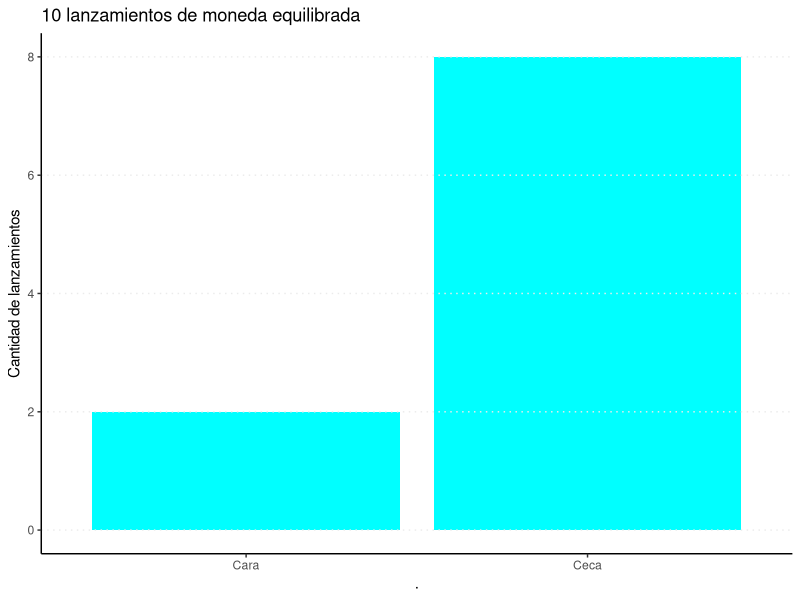
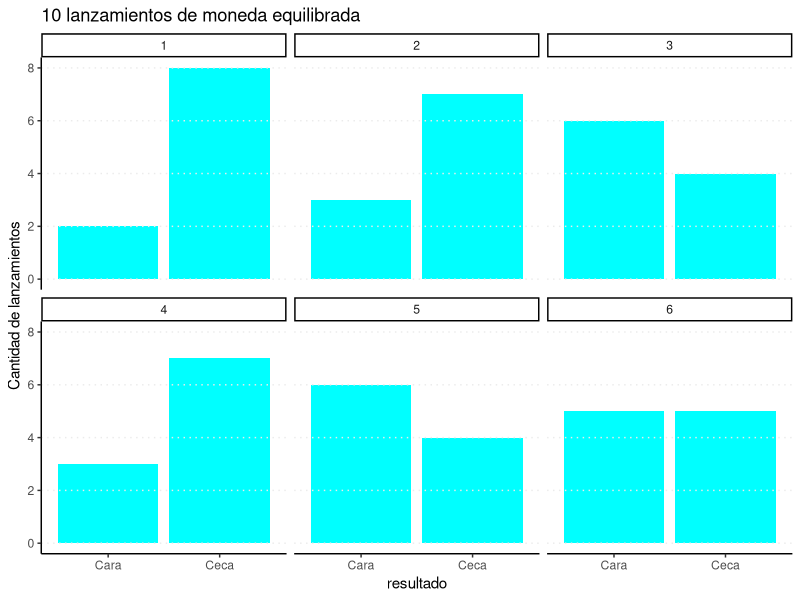
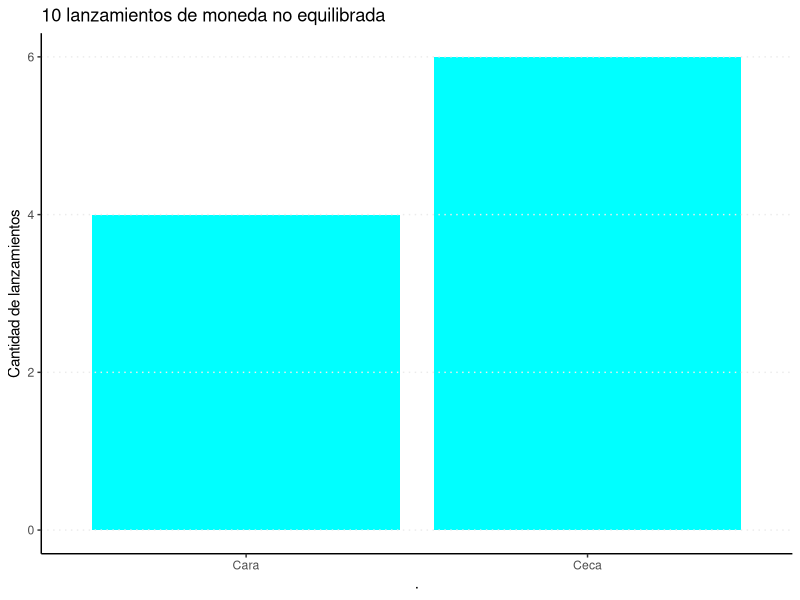
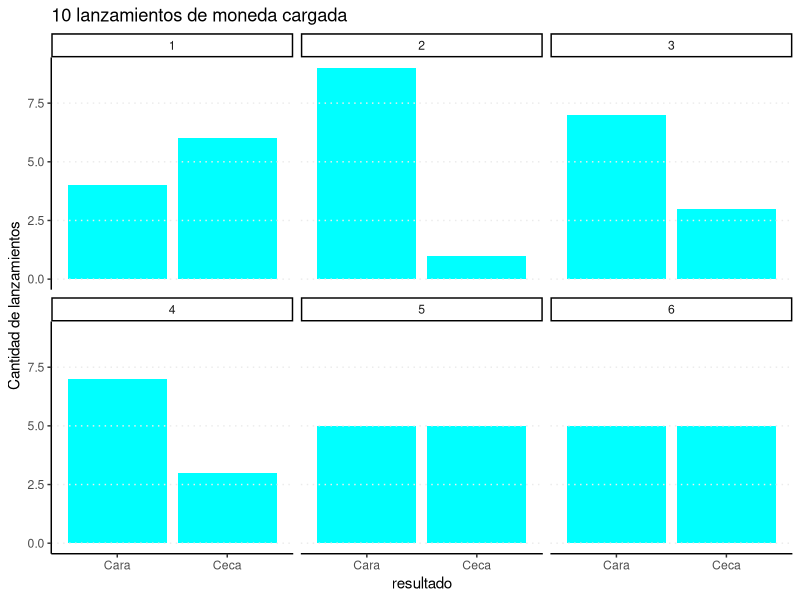
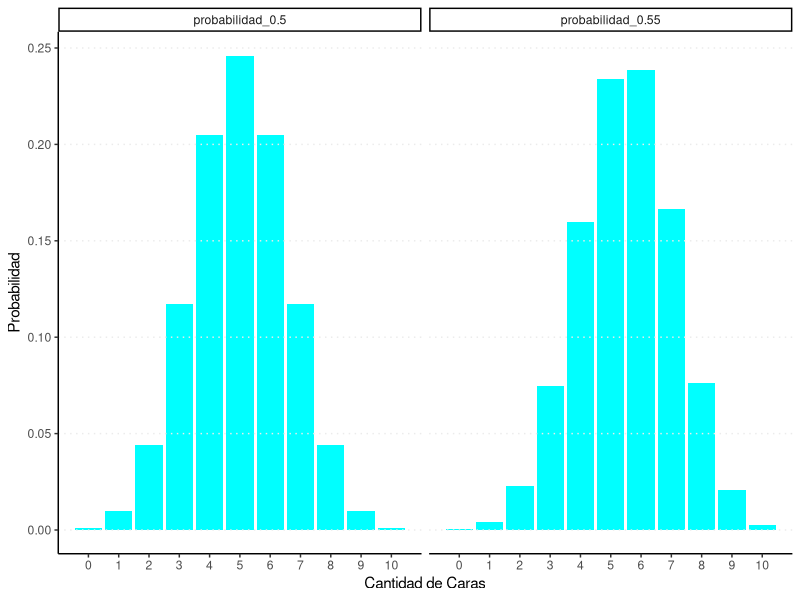
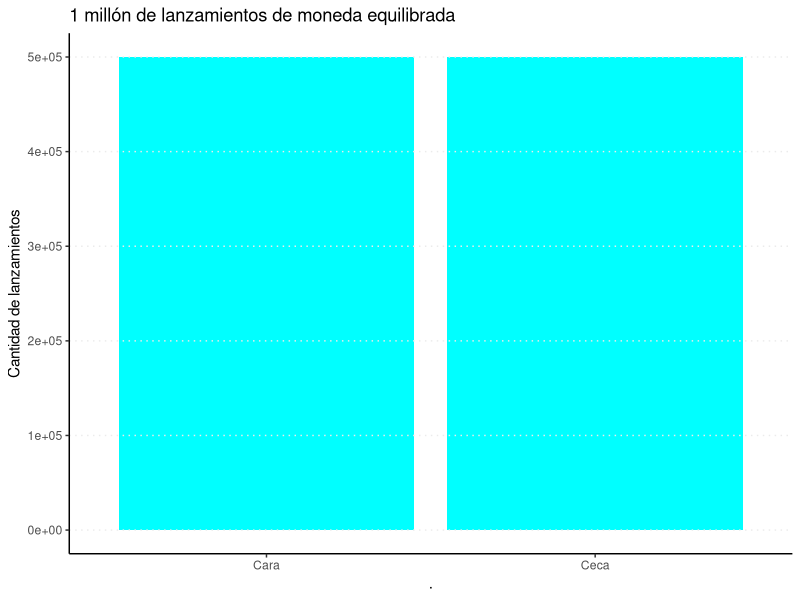
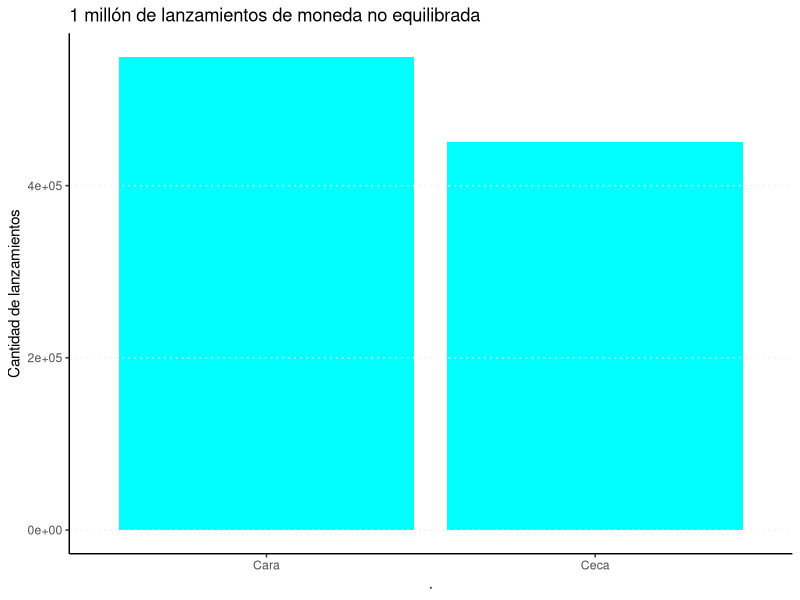

Reproduce these figures in R, in order.
########################################################
## TP de Estadística ###################################
## Curso de Tamara Burdisso - FCE UBA ##################
########################################################
## Primera Parte - Ejercicio 7 #########################
########################################################

#' En este ejercicio, jugaremos con el lanzamiento de monedas.

##### Ejercicio 7.a)

#' Realizar 10 lanzamientos de una moneda *equilibrada*. Entendemos por moneda equilibrada 
#' a una moneda en donde la probabilidad de obtener "cara" es la misma a la de obtener "ceca".
#' ¿Qué resultados obtuvo?

###### Ejecutar desde aqui #################################
library(tidyverse)
lanzamientos_10 <- sample(c("Cara", "Ceca"), 10, replace = TRUE)
lanzamientos_10
###### Hasta aqui ##########################################


#' ¿Qué proporción de caras y cecas?

###### Ejecutar desde aqui #################################
cat("La proporción de caras fue:", mean(lanzamientos_10=="Cara"))
cat("La proporción de cecas fue:", mean(lanzamientos_10=="Ceca"))
###### Hasta aqui ##########################################


#' Representar los resultados en un gráfico


###### Ejecutar desde aqui #################################
lanzamientos_10 %>% as.data.frame() %>%
  ggplot() +
  geom_bar(aes(.), fill="cyan") +
  theme_classic() +
  ggtitle("10 lanzamientos de moneda equilibrada") +
  ylab("Cantidad de lanzamientos") +
  theme(panel.background = element_blank(),
        panel.grid.major.y = element_line(linetype = "dotted"),
        panel.ontop = TRUE)
###### Hasta aqui ##########################################


#' Los resultados de una simulación no siempre son iguales. Por lo tanto, 
#' para poder sacar conclusiones mediante simulaciones puede ser necesario 
#' repetir el proceso varias veces. 

#' Repitamos el lanzamiento de una moneda equilibrada otras 5 veces y grafiquemos 
#' la proporción de caras y cecas obtenida en cada caso.


###### Ejecutar desde aqui #################################
lanzamientos_10_2 <- sample(c("Cara", "Ceca"), 10, replace = TRUE)
lanzamientos_10_3 <- sample(c("Cara", "Ceca"), 10, replace = TRUE)
lanzamientos_10_4 <- sample(c("Cara", "Ceca"), 10, replace = TRUE)
lanzamientos_10_5 <- sample(c("Cara", "Ceca"), 10, replace = TRUE)
lanzamientos_10_6 <- sample(c("Cara", "Ceca"), 10, replace = TRUE)
data.frame(n = c(rep(1,10),rep(2,10),rep(3,10),rep(4,10),rep(5,10),rep(6,10)),
           resultado = c(lanzamientos_10,lanzamientos_10_2,lanzamientos_10_3,
                         lanzamientos_10_4,lanzamientos_10_5,lanzamientos_10_6)) %>%
  ggplot() +
  geom_bar(aes(x=resultado), fill="cyan") +
  theme_classic() +
  facet_wrap(.~n) +
  ggtitle("10 lanzamientos de moneda equilibrada") +
  ylab("Cantidad de lanzamientos") +
  theme(panel.background = element_blank(),
        panel.grid.major.y = element_line(linetype = "dotted"),
        panel.ontop = TRUE)
###### Hasta aqui ##########################################


#' #### Ejercicio 7.b)

#' Realizar 10 lanzamientos de una moneda donde la probabilidad de obtener cara es
#'  0.55 y la de obtener ceca es 0.45. Es decir, la moneda no es *equilibrada* sino 
#'  que está cargada a favor de las caras.
#' ¿Qué resultados obtuvo?


###### Ejecutar desde aqui #################################
lanzamientos_10b <- sample(c("Cara", "Ceca"), 10, prob = c(0.55,0.45), replace = TRUE)
lanzamientos_10b
###### Hasta aqui ##########################################


#' ¿Qué proporción de caras y cecas?


###### Ejecutar desde aqui #################################
cat("La proporción de caras fue:", mean(lanzamientos_10b=="Cara"))
cat("La proporción de cecas fue:", mean(lanzamientos_10b=="Ceca"))
###### Hasta aqui ##########################################

 
#' Representar los resultados en un gráfico
 

###### Ejecutar desde aqui #################################
lanzamientos_10b %>% as.data.frame() %>%
  ggplot() +
  geom_bar(aes(.), fill="cyan") +
  theme_classic() +
  ggtitle("10 lanzamientos de moneda no equilibrada") +
  ylab("Cantidad de lanzamientos") +
  theme(panel.background = element_blank(),
        panel.grid.major.y = element_line(linetype = "dotted"),
        panel.ontop = TRUE)
###### Hasta aqui ##########################################


#' Nuevamente, para poder sacar conclusiones mediante simulaciones
#' puede ser necesario repetir el proceso varias veces. 

#' Repitamos el lanzamiento de una moneda cargada otras 5 veces y grafiquemos 
#' la proporción de caras y cecas obtenida en cada caso.


###### Ejecutar desde aqui #################################
lanzamientos_10b_2 <- sample(c("Cara", "Ceca"), 10, replace = TRUE)
lanzamientos_10b_3 <- sample(c("Cara", "Ceca"), 10, replace = TRUE)
lanzamientos_10b_4 <- sample(c("Cara", "Ceca"), 10, replace = TRUE)
lanzamientos_10b_5 <- sample(c("Cara", "Ceca"), 10, replace = TRUE)
lanzamientos_10b_6 <- sample(c("Cara", "Ceca"), 10, replace = TRUE)
data.frame(n = c(rep(1,10),rep(2,10),rep(3,10),rep(4,10),rep(5,10),rep(6,10)),
           resultado = c(lanzamientos_10b,lanzamientos_10b_2,lanzamientos_10b_3,
                         lanzamientos_10b_4,lanzamientos_10b_5,lanzamientos_10b_6)) %>%
  ggplot() +
  geom_bar(aes(x=resultado), fill="cyan") +
  theme_classic() +
  facet_wrap(.~n) +
  ggtitle("10 lanzamientos de moneda cargada") +
  ylab("Cantidad de lanzamientos") +
  theme(panel.background = element_blank(),
        panel.grid.major.y = element_line(linetype = "dotted"),
        panel.ontop = TRUE)
###### Hasta aqui ##########################################


#' ¿Obtuvo resultados muy distintos respecto al ejercicio 7.a)?

#' Con sólo observar estos resultados, ¿estaría en condiciones de afirmar que la 
#' moneda del ejercicio 7.b) estaba cargada mientras que la del 7.a) era equilibrada?
 
#' ¿Qué tan probables considera los resultados obtenidos? Los siguientes gráficos de la distribución
#' binomial pueden ayudarle a responder.


###### Ejecutar desde aqui #################################
data.frame(Exitos=c(0:10), "probabilidad_0.5"=dbinom((0:10),10,0.5), "probabilidad_0.55"=dbinom((0:10),10,0.55)) %>%
  gather(caso,prob,-Exitos) %>%
  ggplot(aes(x=Exitos, y=prob)) +
  geom_col(fill="cyan") +
  ylab("Probabilidad") +
  xlab("Cantidad de Caras") +
  facet_wrap(.~caso) +
  theme_classic() +
  scale_x_continuous(breaks=c(0:10),labels=c(0:10)) +
  theme(panel.background = element_blank(),
        panel.grid.major.y = element_line(linetype = "dotted"),
        panel.ontop = TRUE)
###### Hasta aqui ##########################################

 
#' #### Ejercicio 7.c)

#' Repetiremos el ejercicio 7.a), pero esta vez lanzando **1 millón** de veces la 
#' moneda equilibrada
#' Muestre los primeros 10 resultados


###### Ejecutar desde aqui #################################
lanzamientos_1m <- sample(c("Cara", "Ceca"), 1000000, replace = TRUE)
head(lanzamientos_1m,10)
###### Hasta aqui ##########################################


#' ¿Qué proporción de caras y cecas en el millón de lanzamientos?


###### Ejecutar desde aqui #################################
cat("La proporción de caras fue:", mean(lanzamientos_1m=="Cara"))
cat("La proporción de cecas fue:", mean(lanzamientos_1m=="Ceca"))
###### Hasta aqui ##########################################


#' Representar los resultados en un gráfico
 

###### Ejecutar desde aqui #################################
lanzamientos_1m %>% as.data.frame() %>%
  ggplot() +
  geom_bar(aes(.), fill="cyan") +
  theme_classic() +
  ggtitle("1 millón de lanzamientos de moneda equilibrada") +
  ylab("Cantidad de lanzamientos") +
  theme(panel.background = element_blank(),
        panel.grid.major.y = element_line(linetype = "dotted"),
        panel.ontop = TRUE)
###### Hasta aqui ##########################################


#' Viendo los resultados, ¿está en condiciones de afirmar que la moneda es *equilibrada*?

#' Más allá de lo que se pueda responder “a ojo”, puede ser necesario recurrir a 
#' argumentos un tanto más rigurosos. Algunos de estos métodos serán vistos en la 
#' segunda parte de la materia. Por ahora, utilicemos lo que sabemos sobre la 
#' distribución Binomial.

#' La cantidad de caras que se obtienen al lanzar 1 millón de veces una moneda 
#' equilibrada es una variable aleatoria que sigue una distribución Binomial con 
#' n=1.000.000 y p=0,5.

#' ¿Cuál es el valor esperado de esta variable?
 

###### Ejecutar desde aqui #################################
valor_esperado <- 1000000*0.5
valor_esperado
###### Hasta aqui ##########################################


#' ¿Cuál es el desvío standard de esta variable aleatoria?


###### Ejecutar desde aqui #################################
desvio <- sqrt(1000000*0.5*0.5)
desvio
###### Hasta aqui ##########################################

  
#' Volviendo a la cantidad de caras que obtuvo en el lanzamiento de 1 millón de 
#' monedas equilibradas, ¿a cuántos desvíos standards se encuentra del valor 
#' esperado? Es decir, calcule el valor z del resultado obtenido en la simulación.


###### Ejecutar desde aqui #################################
valor_z <- (sum(lanzamientos_1m=="Cara")-valor_esperado)/desvio
valor_z
###### Hasta aqui ##########################################


#' En base a lo anterior, ¿cree que los resultados obtenidos en la simulación son 
#' consistentes con los de una moneda equilibrada? Justifique.


#' #### Ejercicio 7.d)
 
#' Repetiremos el ejercicio 7.b), pero esta vez lanzando **1 millón** de veces la moneda
#'  con probabilidades 0,55 y 0,45
#' Muestre los primeros 10 resultados 


###### Ejecutar desde aqui #################################
lanzamientos_1mb <- sample(c("Cara", "Ceca"), 1000000, prob = c(0.55,0.45), replace = TRUE)
head(lanzamientos_1mb,10)
###### Hasta aqui ##########################################


#' ¿Qué proporción de caras y cecas?


###### Ejecutar desde aqui #################################
cat("La proporción de caras fue:", mean(lanzamientos_1mb=="Cara"))
cat("La proporción de cecas fue:", mean(lanzamientos_1mb=="Ceca"))
###### Hasta aqui ##########################################

 
#' Representar los resultados en un gráfico


###### Ejecutar desde aqui #################################
lanzamientos_1mb %>% as.data.frame() %>%
  ggplot() +
  geom_bar(aes(.), fill="cyan") +
  theme_classic() +
  ggtitle("1 millón de lanzamientos de moneda no equilibrada") +
  ylab("Cantidad de lanzamientos") +
  theme(panel.background = element_blank(),
        panel.grid.major.y = element_line(linetype = "dotted"),
        panel.ontop = TRUE)
###### Hasta aqui ##########################################


#' Viendo los resultados, ¿está en condiciones de afirmar que la moneda no es *equilibrada*?

#' Nuevamente, puede ser necesario recurrir a argumentos un tanto más rigurosos que 
#' simplemente evaluar un gráfico. 
#' En el ejercicio anterior ya calculó el valor esperado y el desvío de la variable 
#' aleatoria “cantidad de caras en 1 millón de lanzamientos de una moneda equilibrada”.
#' Calcule a cuántos desvíos standards se encuentra del valor esperado el resultado 
#' obtenido con la moneda cargada. Es decir, calcule el valor z del resultado 
#' obtenido en la simulación.


###### Ejecutar desde aqui #################################
valor_z <- (sum(lanzamientos_1mb =="Cara")-valor_esperado)/desvio
valor_z
###### Hasta aqui ##########################################


#' En base a lo anterior, ¿cree que los resultados obtenidos en la simulación 
#' son consistentes con los de una moneda equilibrada? ¿o puede afirmar que la 
#' moneda estaba efectivamente cargada a favor de las caras? Justifique.


#' Para terminar, ¿Qué diferencias nota en la simulación con 10 lanzamientos y 
#' la de 1 millón de lanzamientos? ¿Cuál es más confiable?
